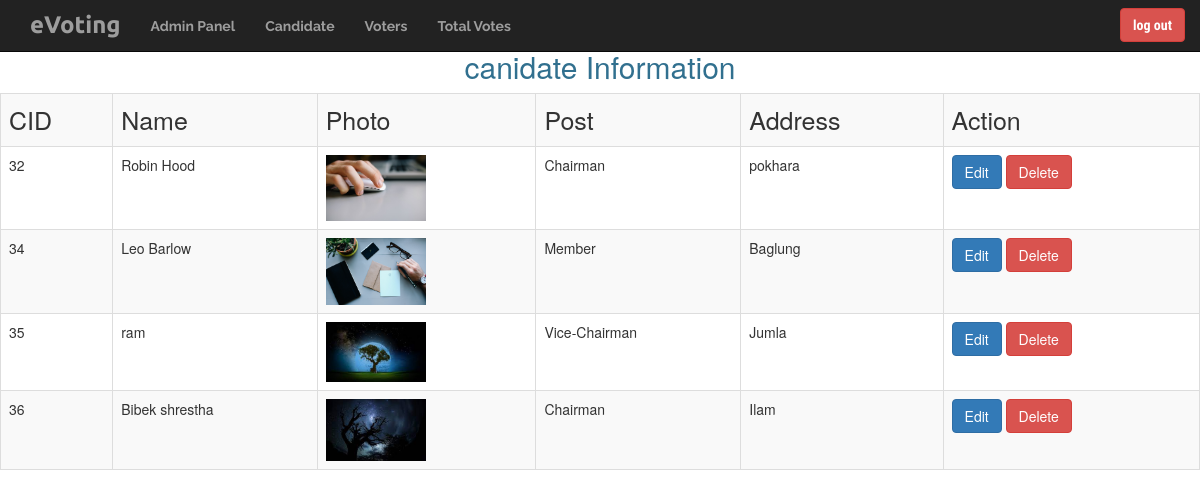
Screenshot of /canidate_display.php with the database file from the repository.
### tables this page shows
CREATE TABLE `canidate` (
  `cid` int(100) NOT NULL,
  `name` varchar(100) NOT NULL,
  `photo` varchar(100) NOT NULL,
  `post` varchar(50) NOT NULL,
  `address` varchar(100) NOT NULL
);

### canidate_display.php (the view, shortened to what this page needs)
<?php
include_once('config.php');
$sql = "SELECT * from canidate";
$result = mysqli_query($conn, $sql);
?>
<!DOCTYPE html>
<html lang="en">
<head>
    <link rel="stylesheet" href="css/bootstrap.min.css">
</head>
<body>
    <div class="container">
        <?php include_once('layout/navlogout.php'); ?>
    </div>
    <h2 class="text-center text-info" style=" margin-top:50px;">canidate Information</h2>
    <div>
        <table class="table table-bordered table-striped table-responsive">
            <tr style="font-size:25px">
                <td>CID</td>
                <td>Name</td>
                <td>Photo</td>
                <td>Post</td>
                <td>Address</td>
                <td>Action</td>
            </tr>
            <?php while ($data = mysqli_fetch_assoc($result)) { ?>
                <tr>
                    <td><?php echo $data['cid'] ?></td>
                    <td><?php echo $data['name'] ?></td>
                    <td>
                        <?php if (!empty($data['photo'])) : ?>
                            <img src="images/<?= $data['photo'] ?>" width="100">
                        <?php endif; ?>
                    </td>
                    <td><?php echo $data['post'] ?></td>
                    <td><?php echo $data['address'] ?></td>
                    <td><a class="btn btn-primary" href="canidate_edit.php?cid=<?php echo $data['cid']; ?>" )>Edit</a>
                        <a class="btn btn-danger" href="canidate_delete.php?cid=<?php echo $data['cid']; ?>">Delete</a>
                    </td>
                </tr>
            <?php } ?>
        </table>
    </div>
</body>
</html>

### layout/navlogout.php (shortened to what this page needs)
<!DOCTYPE html>
<html lang="en">
<head>
  <link href="css/bootstrap.min.css" rel="stylesheet">
</head>
<body>
  <div class="container">
    <nav class="navbar navbar-default navbar-fixed-top navbar-inverse
    " role="navigation">
      <div class="container">
        <div class="navbar-header">
          <a href="index.php" class="navbar-brand headerFont text-lg"><strong>eVoting</strong></a>
        </div>
        <div class="collapse navbar-collapse" id="example-nav-collapse">
          <ul class="nav navbar-nav">
            <li><a href="./adminpanal.php"><span class="subFont"><strong>Admin Panel</strong></span></a></li>
            <li><a href="./canidate_display.php"><span class="subFont"><strong>Candidate </strong></span></a></li>
            <li><a href="./voters_display.php"><span class="subFont"><strong>Voters</strong></span></a></li>
            <li><a href="./total_vote.php"><span class="subFont"><strong>Total Votes</strong></span></a></li>
          </ul>
          <span class="normalFont"><a href="index.php" class="btn btn-danger navbar-right navbar-btn"><strong>log out</strong></a></span>
        </div>
      </div>
    </nav>
  </div>
</body>
</html>

### layout/navlogout.php (style rules this page uses)
body { margin: 0px; padding: 0px; }
.headerFont { font-family: 'Ubuntu', sans-serif; font-size: 24px; }
.subFont { font-family: 'Raleway', sans-serif; font-size: 14px; }
.normalFont { font-family: 'Roboto Condensed', sans-serif; }
a { color: #FFFFFF; text-decoration: none; }
a:link { color: #FFFFFF; text-decoration: none; }

### rows the page displays
canidate: cid "32", name "Robin Hood", photo (picture), post "Chairman", address "pokhara"
canidate: cid "34", name "Leo Barlow", photo (picture), post "Member", address "Baglung"
canidate: cid "35", name "ram", photo (picture), post "Vice-Chairman", address "Jumla"
canidate: cid "36", name "Bibek shrestha", photo (picture), post "Chairman", address "Ilam"
